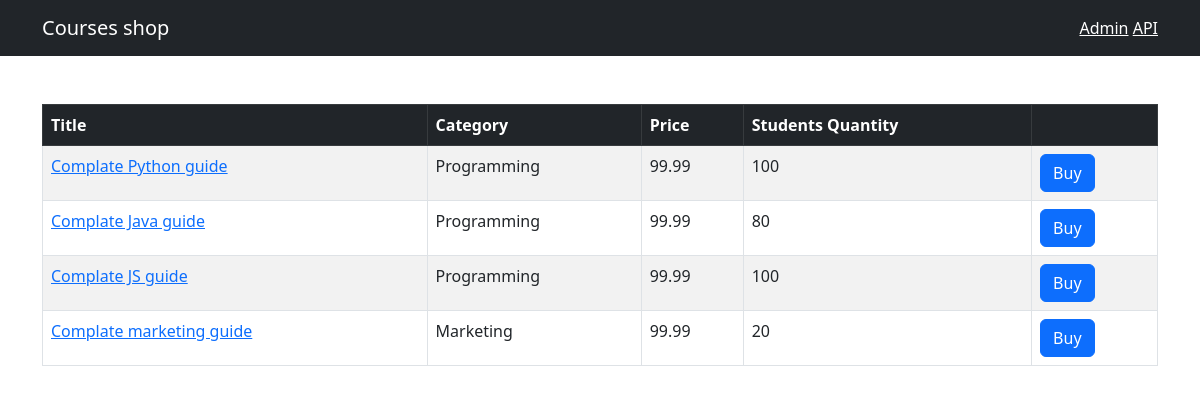
The app's page /, older data.
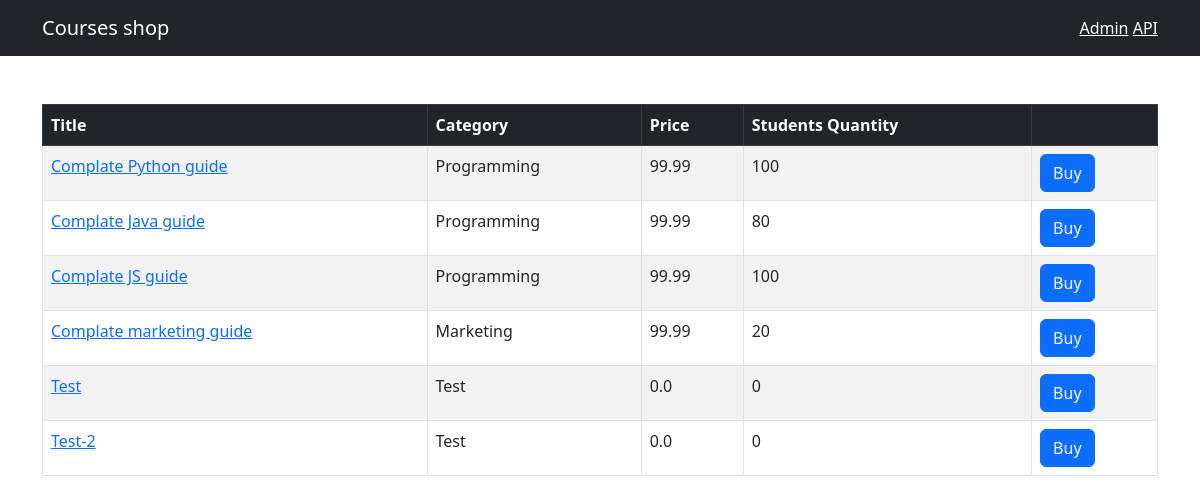
The same page, newer data.
### shop/models.py (models this page shows, shortened)
class Course(models.Model):
    title = models.CharField(max_length=255)
    price = models.FloatField(null=True)
    students_qty = models.IntegerField()
    reviews_qty = models.IntegerField()
    category = models.ForeignKey(Category, on_delete=models.CASCADE, null=True)#
    created_at = models.DateTimeField(default=timezone.now)

class Category(models.Model):
    title = models.CharField(max_length=255)
    created_at = models.DateTimeField(default=timezone.now)
    def __str__(self):
        return self.title

### shop/views.py (the view)
# urls.py: path('', include(api.urls), name='index'),
def index(request):
    courses = Course.objects.all()
    return render(request, 'shop/courses.html', {'courses':courses})

### templates/shop/courses.html (shortened to what this page needs)
{% extends 'base.html' %}
{% block content %}
<table class ='table mt-5 table-bordered table-striped table table-hover '>
    <thead class ='table-dark'>
    <tr>
        <th>Title</th>
        <th>Category</th>
        <th>Price</th>
        <th>Students Quantity</th>
        <th></th>
    </tr>
    </thead>
    <tbody>
    {% for course in courses %}
    <tr>
        <td>
            <a href={% url "shop:single_course" course.id %}>{{course.title}}</a>
        </td>
        <td>{{course.category}}</td>
        <td>{{course.price}}</td>
        <td>{{course.students_qty}}</td>
        <td><button class="btn btn-primary">Buy</button></td>
    </tr>
    {% endfor %}
    </tbody>
    </table>
{% endblock %}

### templates/base.html (shortened to what this page needs)
<!doctype html>
<html lang="eng">
<head>
    <link href="https://cdn.jsdelivr.net/npm/bootstrap@5.3.0/dist/css/bootstrap.min.css" rel="stylesheet">
</head>
<body>
    <nav class="navbar navbar-dark bg-dark">
        <div class="container">
            <a href={% url "shop:index"%} class="navbar-brand">Courses shop</a>
            <span class = 'navbar-text'>
                <a href ="/admin/" target="_blank">Admin</a>
                <a href="/api/v1/" target="_blank">API</a>
            </span>
        </div>
    </nav>
    <main class = 'container'>
        {% block content%}
        {% endblock %}
    </main>
</body>
</html>

Row changes from the older to the newer data that the page shows:
added Course: title "Test", category "Test", price "0.0", students_qty "0"
added Course: title "Test-2", category "Test", price "0.0", students_qty "0"
